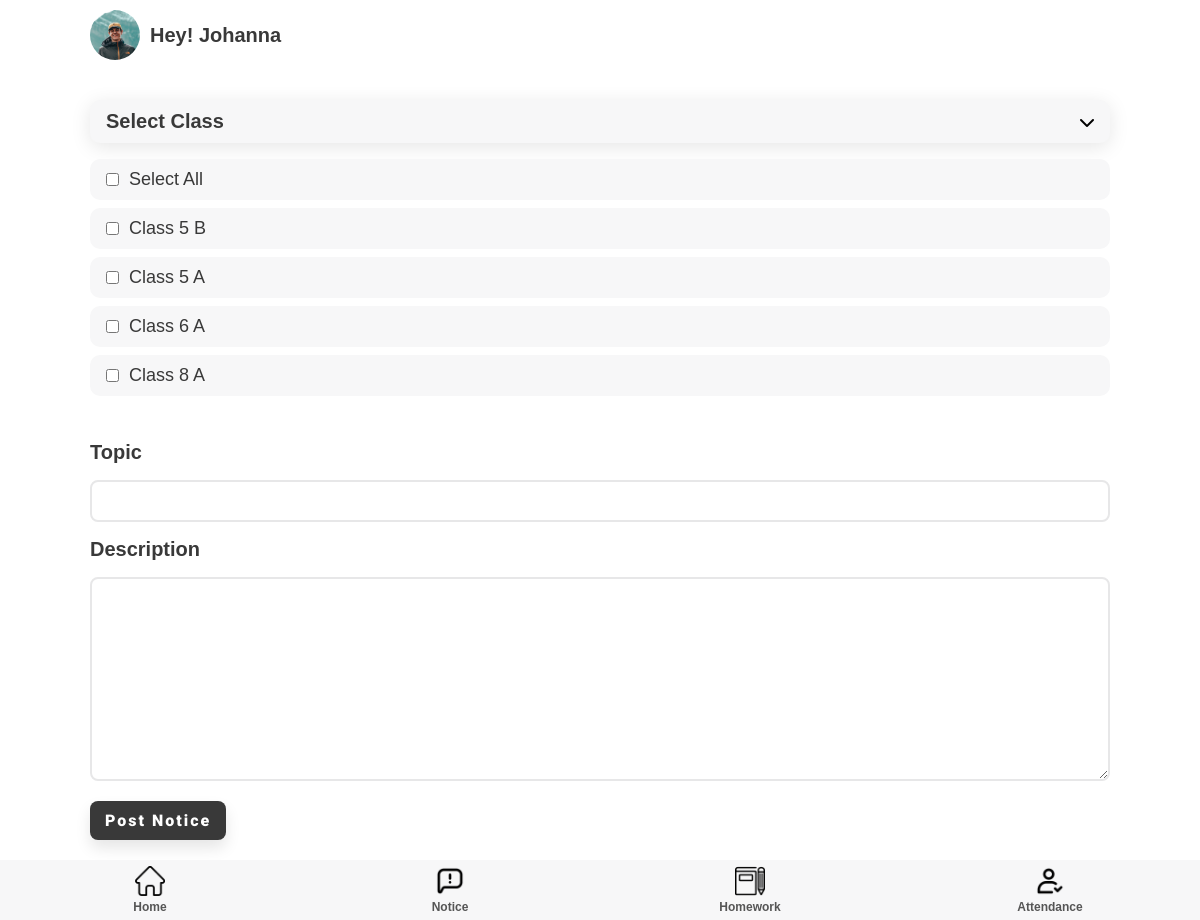
The app's page /notice/createNotice/ (signed in) with its own data.
### teacher/models.py (models this page shows)
class classSection(models.Model):
    Class = models.IntegerField()
    section = models.CharField(max_length=50)
    teacher = models.OneToOneField(teacher, on_delete=models.PROTECT)

### notice/views.py (the view, shortened to what this page needs)
# urls.py: path('createNotice/', views.createNotice, name='createNotice'),
def createNotice(request):
    try:
        teacherobj = teacher.objects.get(user = request.user)
        school_object = teacherobj.school
        classes_teacher_obj = classSection.objects.filter(teacher = teacherobj)
        teacher_subject = subject.objects.filter(teacher = teacherobj)
        classes = [classes_teacher_obj[0]]
        for sub in teacher_subject:
            classes.append(sub.Class)
        posting_by = "teacher"
    except:
        super_admin = SuperAdmin.objects.get(user = request.user)
        school_object = super_admin.school
        classes = classSection.objects.filter(teacher__in = teacher.objects.filter(school = school_object))
        posting_by = "superadmin"
    if posting_by == "teacher":
        return render(request, 'createNotice.html', {'classes': classes})
    elif posting_by == "superadmin":
        return render(request, 'superadmincreateNotice.html', {'classes': classes})

### templates/teacher/createNotice.html (shortened to what this page needs)
{% extends 'index.html' %}
{% load static %}
{% block extra-head %}
<link rel="stylesheet" href="{% static '/css/style.css' %}" />
<link rel="stylesheet" href="{% static '/css/notice.css' %}" />
{% endblock extra-head %}
{% block content %}
<section id="main">
  <form method="POST" action="{% url 'notice:createNotice' %}">
    <section id="notice-accor">
      <div class="notice-class-accor component-back">
        <h2>Select Class</h2>
        <i class="fas fa-chevron-down"></i>
      </div>
      <div class="notice-class-list">
        <div class="notice-class-elem notice-all">
          <input value="all" type="checkbox" name="checks" id="" />
          <p>Select All</p>
        </div>
        {% for class in classes %}
        <div class="notice-class-elem">
          <input
            value="{{ class.id }}"
            type="checkbox"
            name="checks"
            id=""
          />
          <p>Class {{ class.Class }} {{ class.section }}</p>
        </div>
        {% endfor %}
      </div>
    </section>
    <section id="content-info">
      <div class="content-info">
        <div class="content-topic">
          <label for=""><h2>Topic</h2></label>
          <input name="topic" type="text" />
        </div>
        <div class="content-topic content-desc">
          <label for=""><h2>Description</h2></label>
          <textarea name="desc" id="" cols="30" rows="10"></textarea>
        </div>
        <button type="submit" class="btn btn-black">Post Notice</button>
      </div>
    </section>
  </form>
</section>
{% endblock content %}

### templates/student/index.html (shortened to what this page needs)
{% load static %}
<!DOCTYPE html>
<html lang="en">
  <head>
    <link
      rel="stylesheet"
      href="https://cdnjs.cloudflare.com/ajax/libs/font-awesome/6.0.0-beta2/css/all.min.css"
    />
    <link rel="stylesheet" href="{% static 'css/style.css' %}" />
  </head>
  {% block extra-head %}{% endblock extra-head %}
  <body>
    <section id="main">
      {% block nav %}
      <section id="nav">
        <nav class="top-navbar">
          <div class="topnav-profile">
            <div class="profile-picture">
              <img src="{% static 'img/profile.jpg' %}" />
            </div>
            <h2>Hey! <span id="topnav-username">{{ user.username }}</span></h2>
          </div>
        </nav>
      </section>
      {% endblock nav %}
      {% block content %}{% endblock content %}
      {% block bottom-nav %}
      <section id="bottom-nav">
        <nav class="bottom-navbar">
          <div class="nav-links">
            <div class="nav-button">
              <a href="{% url 'student:studenthome' %}">
                <img src="{% static '/img/home.png' %}" />
                <h5 class="faded">Home</h5>
              </a>
            </div>
            <div class="nav-button">
              <a href="{% url 'notice:studentNotice' %}">
                <img src="{% static '/img/notice.png' %}" />
                <h5 class="faded">Notice</h5>
              </a>
            </div>
            <div class="nav-button">
              <a href="{% url 'homework:homework' 0 %}">
                <img src="{% static 'img/homework.png' %}" />
                <h5 class="faded">Homework</h5>
              </a>
            </div>
            <div class="nav-button">
              <a href="{% url 'attendance:studentAttendance' %}">
                <img src="{% static '/img/check.png' %}" />
                <h5 class="faded">Attendance</h5>
              </a>
            </div>
          </div>
        </nav>
      </section>
      {% endblock bottom-nav %}
    </section>
  </body>
</html>

### static/css/style.css (style rules this page uses)
:root { --dark-green: #1ab7ea; --light-green: #9cdabd; --dark-red: #fb3f4a; --light-red: #fb878e; --light-red: #2196f3; --light-grey: #f7f7f8; --dark-grey: #e7e7e8; --dark: #393939; --faded: #555555; --center-width: 85%; }
* { box-sizing: border-box; margin: 0; padding: 0; }
body { font-family: "Arial", sans-serif; -webkit-font-smoothing: antialiased; }
a { text-decoration: none; }
* { margin: 0; padding: 0; }
#main { margin: auto; margin-bottom: 60px; width: 100%; background-color: #fff; }
#nav { margin-bottom: 30px; }
.top-navbar { margin: auto; display: flex; justify-content: space-between; align-items: center; align-content: center; width: var(--center-width); }
.topnav-profile { display: flex; align-items: center; padding: 10px 0; }
.topnav-profile > h2 { margin: 0 10px; }
.profile-picture { height: 50px; width: 50px; }
.profile-picture img { height: 100%; width: 100%; border-radius: 50px; object-fit: cover; }
.menu-list, .component-back { background-color: var(--light-grey); border-radius: 10px; display: flex; justify-content: space-between; align-items: center; margin: 1em 0; padding: 10px 16px; transition: all 0.5s ease 0s; box-shadow: 0px 4px 20px rgba(0, 0, 0, 0.1); }
.bottom-navbar { margin: auto; position: fixed; bottom: 0; background-color: var(--light-grey); height: 60px; width: 100%; }
.nav-links { margin: auto; width: var(--center-width); display: flex; justify-content: space-between; width: 100%; }
.nav-button { height: 60px; width: 25%; display: flex; flex-direction: column; justify-content: space-around; align-items: center; transition: all 0.3s ease-in-out 0.1s; }
.nav-button > a { width: 100%; text-align: center; }
.nav-button img { height: 30px; }
.btn { display: inline-block; background: var(--dark-green); color: #fff; padding: 10px 15px; min-width: 120px; font-size: 1rem; text-align: center; border: none; cursor: pointer; outline: none; box-shadow: 0px 8px 15px rgba(0, 0, 0, 0.1); transition: all 0.3s ease 0s; border-radius: 8px; letter-spacing: 2px; font-family: "Roboto", sans-serif; font-weight: 900; }
.btn-black { background-color: var(--dark); color: #fff; }
.btn-black { background-color: var(--dark); }
p { color: var(--dark); font-size: 15px; font-weight: 300; }
h2 { color: var(--dark); text-transform: capitalize; font-size: 20px; font-weight: 600; }
h5 { color: var(--dark); font-size: 12px; font-weight: 600; }
.faded { color: var(--faded); }

### static/css/notice.css (style rules this page uses)
#notice-accor { width: var(--center-width); margin: 25px auto; }
.notice-class-elem, .notice-stud-elem { background-color: var(--light-grey); border-radius: 10px; display: flex; justify-content: flex-start; align-items: center; margin: 0.5em 0; padding: 10px 16px; }
.notice-class-accor, .notice-stud-accor { cursor: pointer; }
.notice-class-list, .notice-stud-list { display: block; height: auto; transition: all 0.4s ease; }
.notice-class-elem p, .notice-stud-elem p { font-size: 18px; margin: 0px 10px; }
#content-info { width: var(--center-width); margin: 0px auto; padding: 20px 0px; }
.content-topic h2 { margin-bottom: 16px; }
.content-topic input[type="text"], .content-topic textarea, input[type="date"] { outline: none; width: 100%; padding: 10px; font-size: 16px; border: 2px solid var(--dark-grey); border-radius: 8px; transition: all 0.1s ease; }
.content-desc { margin: 16px 0px; height: auto; }

### records on screen
classSection: Class "5", section "B"
classSection: Class "5", section "A"
classSection: Class "6", section "A"
classSection: Class "8", section "A"

### other values on screen
{{ user.username }} "Johanna"
